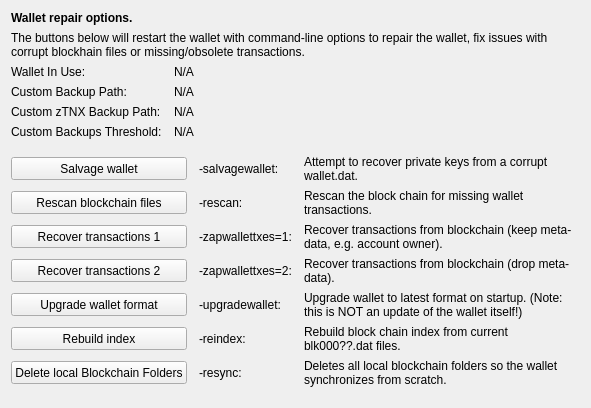
     <widget class="QWidget" name="tab_repair">
      <attribute name="title">
       <string>&amp;Wallet Repair</string>
      </attribute>
      <layout class="QGridLayout" name="gridLayout_4" columnstretch="0,0,0,0">
       <property name="horizontalSpacing">
        <number>12</number>
       </property>
       <item row="0" column="0" colspan="4">
        <widget class="QLabel" name="label_repair_header">
         <property name="font">
          <font>
           <weight>75</weight>
           <bold>true</bold>
          </font>
         </property>
         <property name="text">
          <string>Wallet repair options.</string>
         </property>
        </widget>
       </item>
       <item row="1" column="0" colspan="4">
        <widget class="QLabel" name="label_repair_helptext">
         <property name="font">
          <font>
           <weight>50</weight>
           <bold>false</bold>
          </font>
         </property>
         <property name="text">
          <string>The buttons below will restart the wallet with command-line options to repair the wallet, fix issues with corrupt blockhain files or missing/obsolete transactions.</string>
         </property>
         <property name="wordWrap">
          <bool>true</bool>
         </property>
        </widget>
       </item>
       <item row="2" column="0">
        <widget class="QLabel" name="wallet_path_label">
         <property name="text">
          <string>Wallet In Use:</string>
         </property>
        </widget>
       </item>
       <item row="2" column="1" colspan="3">
        <widget class="QLabel" name="wallet_path">
         <property name="cursor">
          <cursorShape>IBeamCursor</cursorShape>
         </property>
         <property name="text">
          <string>N/A</string>
         </property>
         <property name="textFormat">
          <enum>Qt::PlainText</enum>
         </property>
         <property name="textInteractionFlags">
          <set>Qt::LinksAccessibleByMouse|Qt::TextSelectableByKeyboard|Qt::TextSelectableByMouse</set>
         </property>
        </widget>
       </item>
       <item row="3" column="0">
        <widget class="QLabel" name="wallet_custombackuppath_label">
         <property name="text">
          <string>Custom Backup Path:</string>
         </property>
         <property name="visible">
          <bool>false</bool>
         </property>
        </widget>
       </item>
       <item row="3" column="1" colspan="3">
        <widget class="QLabel" name="wallet_custombackuppath">
         <property name="cursor">
          <cursorShape>IBeamCursor</cursorShape>
         </property>
         <property name="text">
          <string>N/A</string>
         </property>
         <property name="textFormat">
          <enum>Qt::PlainText</enum>
         </property>
         <property name="textInteractionFlags">
          <set>Qt::LinksAccessibleByMouse|Qt::TextSelectableByKeyboard|Qt::TextSelectableByMouse</set>
         </property>
         <property name="visible">
          <bool>false</bool>
         </property>
        </widget>
       </item>
       <item row="4" column="0">
        <widget class="QLabel" name="wallet_customzTNXbackuppath_label">
         <property name="text">
          <string>Custom zTNX Backup Path:</string>
         </property>
         <property name="visible">
          <bool>false</bool>
         </property>
        </widget>
       </item>
       <item row="4" column="1" colspan="3">
        <widget class="QLabel" name="wallet_customzTNXbackuppath">
         <property name="cursor">
          <cursorShape>IBeamCursor</cursorShape>
         </property>
         <property name="text">
          <string>N/A</string>
         </property>
         <property name="textFormat">
          <enum>Qt::PlainText</enum>
         </property>
         <property name="textInteractionFlags">
          <set>Qt::LinksAccessibleByMouse|Qt::TextSelectableByKeyboard|Qt::TextSelectableByMouse</set>
         </property>
         <property name="visible">
          <bool>false</bool>
         </property>
        </widget>
       </item>
       <item row="5" column="0">
        <widget class="QLabel" name="wallet_custombackupthreshold_label">
         <property name="text">
          <string>Custom Backups Threshold:</string>
         </property>
         <property name="visible">
          <bool>false</bool>
         </property>
        </widget>
       </item>
       <item row="5" column="1" colspan="3">
        <widget class="QLabel" name="wallet_custombackupthreshold">
         <property name="cursor">
          <cursorShape>IBeamCursor</cursorShape>
         </property>
         <property name="text">
          <string>N/A</string>
         </property>
         <property name="textFormat">
          <enum>Qt::PlainText</enum>
         </property>
         <property name="textInteractionFlags">
          <set>Qt::LinksAccessibleByMouse|Qt::TextSelectableByKeyboard|Qt::TextSelectableByMouse</set>
         </property>
         <property name="visible">
          <bool>false</bool>
         </property>
        </widget>
       </item>
       <item row="6" column="0">
        <spacer name="verticalSpacer_repair1">
         <property name="orientation">
          <enum>Qt::Vertical</enum>
         </property>
         <property name="sizeHint" stdset="0">
          <size>
           <width>10</width>
           <height>10</height>
          </size>
         </property>
        </spacer>
       </item>
       <item row="7" column="0" colspan="2">
        <widget class="QPushButton" name="btn_salvagewallet">
         <property name="minimumSize">
          <size>
           <width>100</width>
           <height>23</height>
          </size>
         </property>
         <property name="text">
          <string>Salvage wallet</string>
         </property>
        </widget>
       </item>
       <item row="7" column="2">
        <widget class="QLabel" name="label_repair_salvage_command">
         <property name="text">
          <string notr="true">-salvagewallet:</string>
         </property>
        </widget>
       </item>
       <item row="7" column="3">
        <widget class="QLabel" name="label_repair_salvage">
         <property name="text">
          <string>Attempt to recover private keys from a corrupt wallet.dat.</string>
         </property>
         <property name="wordWrap">
          <bool>true</bool>
         </property>
        </widget>
       </item>
       <item row="8" column="0" colspan="2">
        <widget class="QPushButton" name="btn_rescan">
         <property name="minimumSize">
          <size>
           <width>100</width>
           <height>23</height>
          </size>
         </property>
         <property name="text">
          <string>Rescan blockchain files</string>
         </property>
        </widget>
       </item>
       <item row="8" column="2">
        <widget class="QLabel" name="label_repair_rescan_command">
         <property name="text">
          <string notr="true">-rescan:</string>
         </property>
        </widget>
       </item>
       <item row="8" column="3">
        <widget class="QLabel" name="label_repair_rescan">
         <property name="text">
          <string>Rescan the block chain for missing wallet transactions.</string>
         </property>
         <property name="wordWrap">
          <bool>true</bool>
         </property>
        </widget>
       </item>
       <item row="9" column="0" colspan="2">
        <widget class="QPushButton" name="btn_zapwallettxes1">
         <property name="minimumSize">
          <size>
           <width>100</width>
           <height>23</height>
          </size>
         </property>
         <property name="text">
          <string>Recover transactions 1</string>
         </property>
        </widget>
       </item>
       <item row="9" column="2">
        <widget class="QLabel" name="label_repair_zap1_command">
         <property name="text">
          <string notr="true">-zapwallettxes=1:</string>
         </property>
        </widget>
       </item>
       <item row="9" column="3">
        <widget class="QLabel" name="label_repair_zap1">
         <property name="text">
          <string>Recover transactions from blockchain (keep meta-data, e.g. account owner).</string>
         </property>
         <property name="wordWrap">
          <bool>true</bool>
         </property>
        </widget>
       </item>
       <item row="10" column="0" colspan="2">
        <widget class="QPushButton" name="btn_zapwallettxes2">
         <property name="minimumSize">
          <size>
           <width>100</width>
           <height>23</height>
          </size>
         </property>
         <property name="text">
          <string>Recover transactions 2</string>
         </property>
        </widget>
       </item>
       <item row="10" column="2">
        <widget class="QLabel" name="label_repair_zap2_command">
         <property name="text">
          <string notr="true">-zapwallettxes=2:</string>
         </property>
        </widget>
       </item>
       <item row="10" column="3">
        <widget class="QLabel" name="label_repair_zap2">
         <property name="text">
          <string>Recover transactions from blockchain (drop meta-data).</string>
         </property>
         <property name="wordWrap">
          <bool>true</bool>
         </property>
        </widget>
       </item>
       <item row="11" column="0" colspan="2">
        <widget class="QPushButton" name="btn_upgradewallet">
         <property name="minimumSize">
          <size>
           <width>100</width>
           <height>23</height>
          </size>
         </property>
         <property name="text">
          <string>Upgrade wallet format</string>
         </property>
        </widget>
       </item>
       <item row="11" column="2">
        <widget class="QLabel" name="label_repair_upgrade_command">
         <property name="text">
          <string notr="true">-upgradewallet:</string>
         </property>
        </widget>
       </item>
       <item row="11" column="3">
        <widget class="QLabel" name="label_repair_upgrade">
         <property name="text">
          <string>Upgrade wallet to latest format on startup. (Note: this is NOT an update of the wallet itself!)</string>
         </property>
         <property name="wordWrap">
          <bool>true</bool>
         </property>
        </widget>
       </item>
       <item row="12" column="0" colspan="2">
        <widget class="QPushButton" name="btn_reindex">
         <property name="minimumSize">
          <size>
           <width>100</width>
           <height>23</height>
          </size>
         </property>
         <property name="text">
          <string>Rebuild index</string>
         </property>
        </widget>
       </item>
       <item row="12" column="2">
        <widget class="QLabel" name="label_repair_reindex_command">
         <property name="text">
          <string notr="true">-reindex:</string>
         </property>
        </widget>
       </item>
       <item row="12" column="3">
        <widget class="QLabel" name="label_repair_reindex">
         <property name="text">
          <string>Rebuild block chain index from current blk000??.dat files.</string>
         </property>
         <property name="wordWrap">
          <bool>true</bool>
         </property>
        </widget>
       </item>
       <item row="13" column="0" colspan="2">
        <widget class="QPushButton" name="btn_resync">
         <property name="minimumSize">
          <size>
           <width>100</width>
           <height>23</height>
          </size>
         </property>
         <property name="text">
          <string>Delete local Blockchain Folders</string>
         </property>
        </widget>
       </item>
       <item row="13" column="2">
        <widget class="QLabel" name="label_repair_resync_command">
         <property name="text">
          <string>-resync:</string>
         </property>
        </widget>
       </item>
       <item row="13" column="3">
        <widget class="QLabel" name="label_repair_resync">
         <property name="text">
          <string>Deletes all local blockchain folders so the wallet synchronizes from scratch.</string>
         </property>
         <property name="wordWrap">
          <bool>true</bool>
         </property>
        </widget>
       </item>
       <item row="14" column="0">
        <spacer name="verticalSpacer_repair2">
         <property name="orientation">
          <enum>Qt::Vertical</enum>
         </property>
         <property name="sizeHint" stdset="0">
          <size>
           <width>20</width>
           <height>10</height>
          </size>
         </property>
        </spacer>
       </item>
      </layout>
     </widget>
